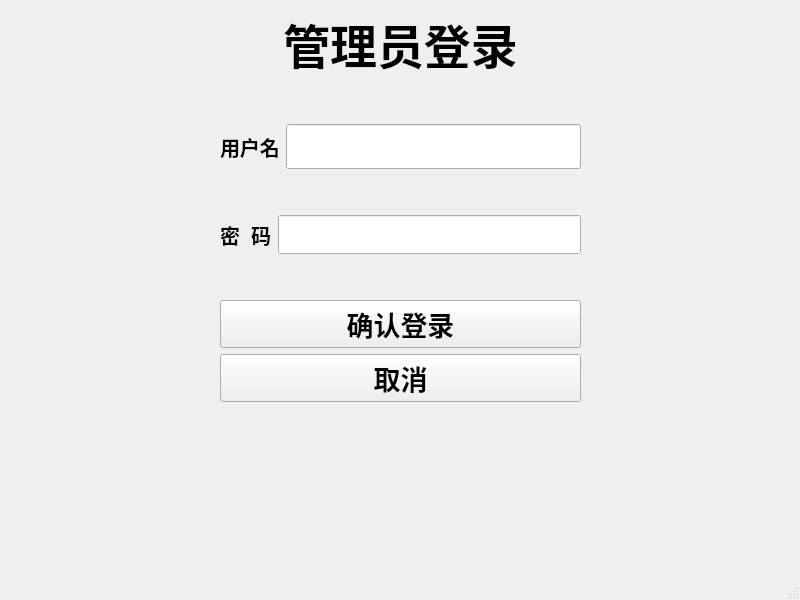
<?xml version="1.0" encoding="UTF-8"?>
<ui version="4.0">
 <class>MainWindow_adminLogin</class>
 <widget class="QMainWindow" name="MainWindow_adminLogin">
  <property name="geometry">
   <rect>
    <x>0</x>
    <y>0</y>
    <width>800</width>
    <height>600</height>
   </rect>
  </property>
  <property name="windowTitle">
   <string>管理员登录</string>
  </property>
  <widget class="QWidget" name="centralwidget">
   <layout class="QGridLayout" name="gridLayout">
    <item row="0" column="0">
     <spacer name="horizontalSpacer">
      <property name="orientation">
       <enum>Qt::Horizontal</enum>
      </property>
      <property name="sizeHint" stdset="0">
       <size>
        <width>40</width>
        <height>20</height>
       </size>
      </property>
     </spacer>
    </item>
    <item row="0" column="2">
     <spacer name="horizontalSpacer_2">
      <property name="orientation">
       <enum>Qt::Horizontal</enum>
      </property>
      <property name="sizeHint" stdset="0">
       <size>
        <width>40</width>
        <height>20</height>
       </size>
      </property>
     </spacer>
    </item>
    <item row="0" column="1">
     <layout class="QVBoxLayout" name="verticalLayout">
      <item>
       <widget class="QLabel" name="label">
        <property name="font">
         <font>
          <pointsize>35</pointsize>
          <weight>75</weight>
          <bold>true</bold>
         </font>
        </property>
        <property name="text">
         <string>管理员登录</string>
        </property>
        <property name="alignment">
         <set>Qt::AlignCenter</set>
        </property>
       </widget>
      </item>
      <item>
       <spacer name="verticalSpacer">
        <property name="orientation">
         <enum>Qt::Vertical</enum>
        </property>
        <property name="sizeHint" stdset="0">
         <size>
          <width>20</width>
          <height>40</height>
         </size>
        </property>
       </spacer>
      </item>
      <item>
       <layout class="QHBoxLayout" name="horizontalLayout">
        <item>
         <widget class="QLabel" name="label_2">
          <property name="font">
           <font>
            <pointsize>15</pointsize>
            <weight>75</weight>
            <bold>true</bold>
           </font>
          </property>
          <property name="text">
           <string>用户名</string>
          </property>
         </widget>
        </item>
        <item>
         <widget class="QLineEdit" name="lineEdit_userName">
          <property name="font">
           <font>
            <pointsize>25</pointsize>
           </font>
          </property>
         </widget>
        </item>
       </layout>
      </item>
      <item>
       <spacer name="verticalSpacer_2">
        <property name="orientation">
         <enum>Qt::Vertical</enum>
        </property>
        <property name="sizeHint" stdset="0">
         <size>
          <width>20</width>
          <height>40</height>
         </size>
        </property>
       </spacer>
      </item>
      <item>
       <layout class="QHBoxLayout" name="horizontalLayout_2">
        <item>
         <widget class="QLabel" name="label_3">
          <property name="font">
           <font>
            <pointsize>15</pointsize>
            <weight>75</weight>
            <bold>true</bold>
           </font>
          </property>
          <property name="text">
           <string>密  码</string>
          </property>
         </widget>
        </item>
        <item>
         <widget class="QLineEdit" name="lineEdit_password">
          <property name="font">
           <font>
            <pointsize>20</pointsize>
           </font>
          </property>
         </widget>
        </item>
       </layout>
      </item>
      <item>
       <spacer name="verticalSpacer_3">
        <property name="orientation">
         <enum>Qt::Vertical</enum>
        </property>
        <property name="sizeHint" stdset="0">
         <size>
          <width>20</width>
          <height>40</height>
         </size>
        </property>
       </spacer>
      </item>
      <item>
       <widget class="QPushButton" name="pushButton_adminLogin">
        <property name="font">
         <font>
          <pointsize>20</pointsize>
          <weight>75</weight>
          <bold>true</bold>
         </font>
        </property>
        <property name="text">
         <string>确认登录</string>
        </property>
       </widget>
      </item>
      <item>
       <widget class="QPushButton" name="pushButton_quit">
        <property name="font">
         <font>
          <pointsize>20</pointsize>
          <weight>75</weight>
          <bold>true</bold>
         </font>
        </property>
        <property name="text">
         <string>取消</string>
        </property>
       </widget>
      </item>
     </layout>
    </item>
    <item row="1" column="1">
     <spacer name="verticalSpacer_4">
      <property name="orientation">
       <enum>Qt::Vertical</enum>
      </property>
      <property name="sizeHint" stdset="0">
       <size>
        <width>20</width>
        <height>40</height>
       </size>
      </property>
     </spacer>
    </item>
   </layout>
  </widget>
  <widget class="QMenuBar" name="menubar">
   <property name="geometry">
    <rect>
     <x>0</x>
     <y>0</y>
     <width>800</width>
     <height>26</height>
    </rect>
   </property>
  </widget>
  <widget class="QStatusBar" name="statusbar"/>
 </widget>
 <resources/>
 <connections/>
</ui>
